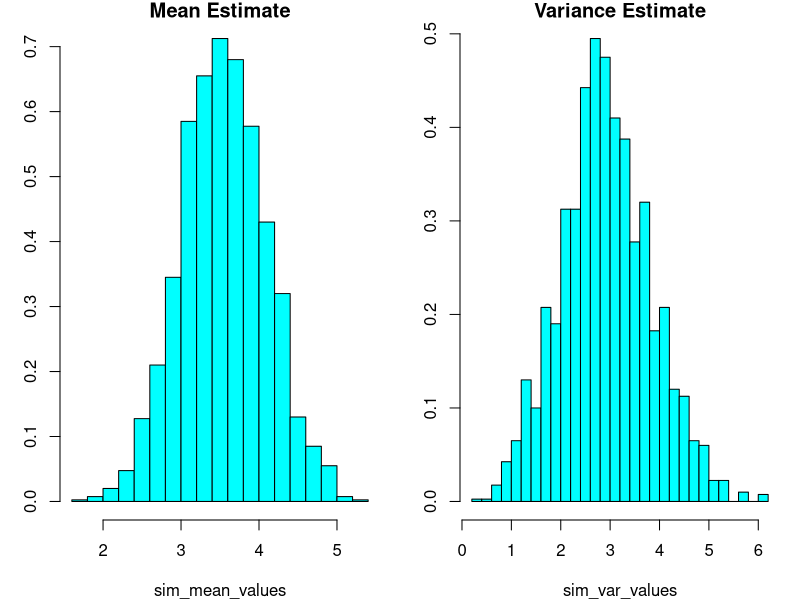
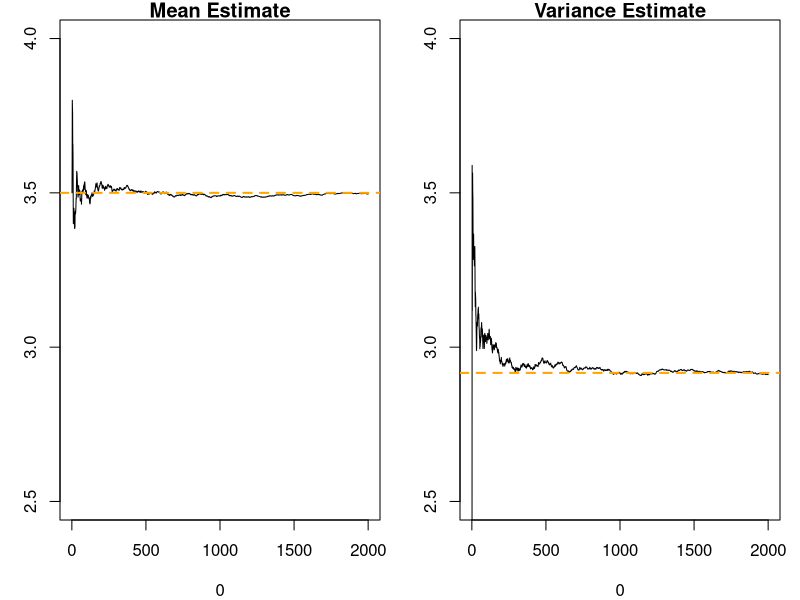

Recreate these plots in R, in order.
## R_Demo_Simulation_Learning_Estimate_Mean.R
##########################################################################
## INSTRUCTOR: Christopher Fariss
## COURSE NAME: Programming and Simulation Methods for Computational Social Science (1T, 2W)
## University of Essex Summer School 2025
##
## Date: 2025-07-09
##
## Please e-mail me if you find any errors or have and suggestions (either email is fine)
## e-mail: cjf0006@gmail.com
## e-mail: cjfariss@umich.edu
##
##########################################################################
## For this R tutorial, we will learn how:
##
## (1) Simulate the roll of a D6 dice
## (2) Repeatedly simulate the roll of a D6 dice and see how close the average value is to the expected value. 
## (3) Learn about the central limit theorem from the simulation.
##
## Notes: The Central Limit Theorem (CLT) establishes that when independently generated variables (iid: independent and identically distributed random variables) are added together, the sums or averages of these variables (when normalized) converge towards a normal distribution. 
##
## This property emerges even if the original variables are not individually normally distributed, as with the roll of a die. 
##
## The probability of any value from the single roll of die is equivalent to any other value for the same-sided die in the limit (when the number of rolls approaches infinity).
## 
##########################################################################


library(MASS)


## simulate 20 randomly generated rolls from a D6 (6-sided-die)
sample(1:6, size=20, replace=TRUE)

## true mean is 3.5
(1 + 2 + 3 + 4 + 5 + 6) / 6

## or 
mean(1:6)

## true variance is approximately 2.916667 or exactly 70/24 
(1 - 3.5)^2 * (1/6) + (2 - 3.5)^2 * (1/6) + (3 - 3.5)^2 * (1/6) + (4 - 3.5)^2 * (1/6) + (5 - 3.5)^2 * (1/6) + (6 - 3.5)^2 * (1/6)

## or
sum((1:6 - mean(1:6))^2 * (1/6))

## repeat the simulation 10,000 times and calculate the average
n_sims <- 2000

## number of samples to roll each iteration
n_samples <- 10

## create two objects to hold the calculated mean and variance from each simulated sample
sim_mean_values <- c()
sim_var_values <- c()

## iterate/repeat the simulation n_sims times
for(i in 1:n_sims){
  
  ## create output
  sample_output <- sample(1:6, size=n_samples, replace=TRUE)
  
  ## save the output in the i_th position of the objects
  sim_mean_values[i] <- mean(sample_output)
  sim_var_values[i] <- var(sample_output)

}

## calculate the mean and variance of the 10,000 sample means
mean(sim_mean_values)
mean(sim_var_values)

## set graphical parameters
par(mfrow=c(1,2), mar=c(4,3,1,1))

## plot histograms 
truehist(sim_mean_values, main="Mean Estimate")
truehist(sim_var_values, main="Variance Estimate")


## calculate and plot the converging average using increasing sample sizes starting at 1 and ending at all the samples
## set graphical parameters
par(mfrow=c(1,2))

##
plot(0,0, ylim=c(2.5,4), xlim=c(0,n_sims), type="n", main="Mean Estimate")
value <- c()
for(i in 1:n_sims){
  value[i] <- mean(sim_mean_values[1:i])
}
lines(value)
abline(h=3.5, col="orange", lwd=2, lty=2)

##
plot(0,0, ylim=c(2.5,4), xlim=c(0,n_sims), type="n", main="Variance Estimate")
value <- c()
for(i in 1:n_sims){
  value[i] <- mean(sim_var_values[1:i])
}
lines(value)
abline(h=2.916667, col="orange", lwd=2, lty=2)


sqrt(2.916667)

## the values converge towards normality 
summary((sim_mean_values - 3.5))
mean((sim_mean_values - 3.5))
var((sim_mean_values - 3.5))



var(sim_mean_values)
var(sim_var_values)
